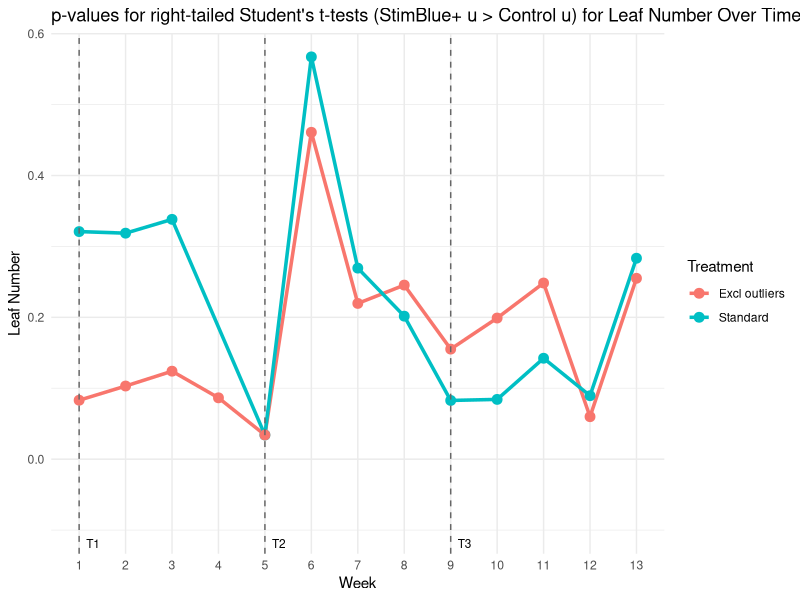
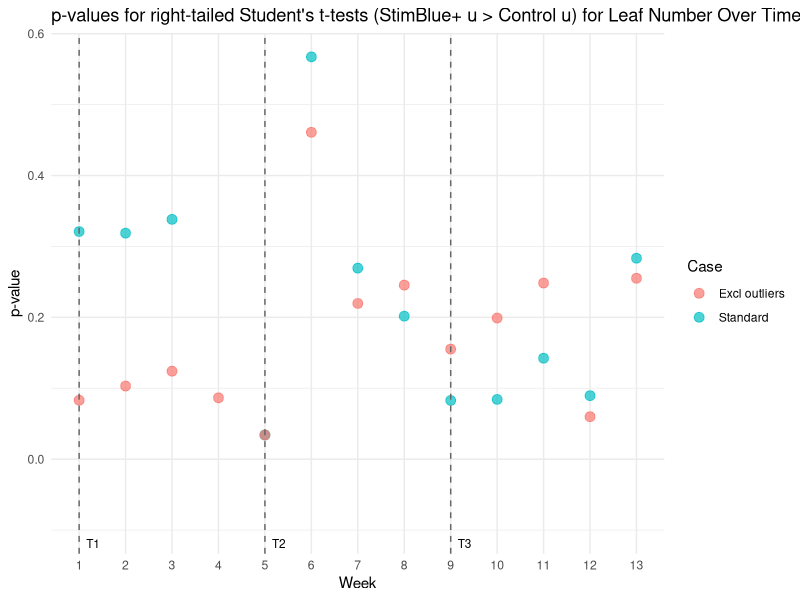
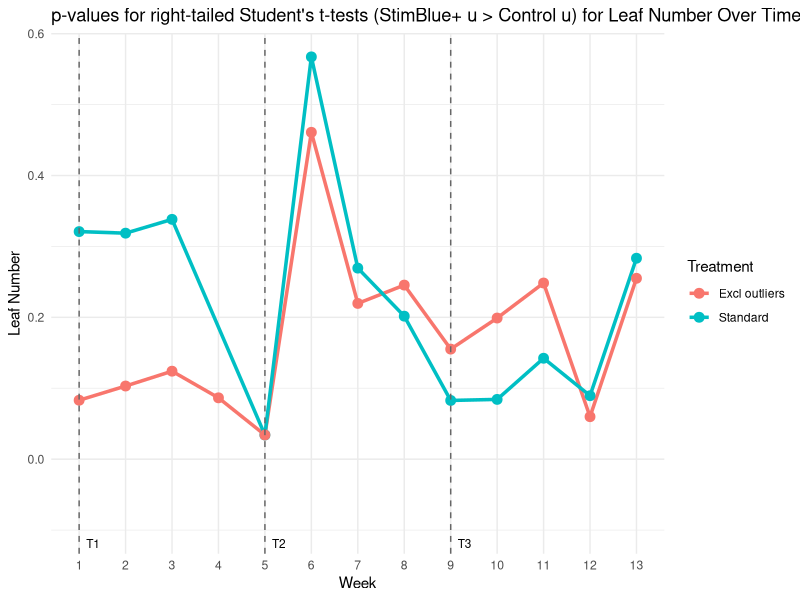
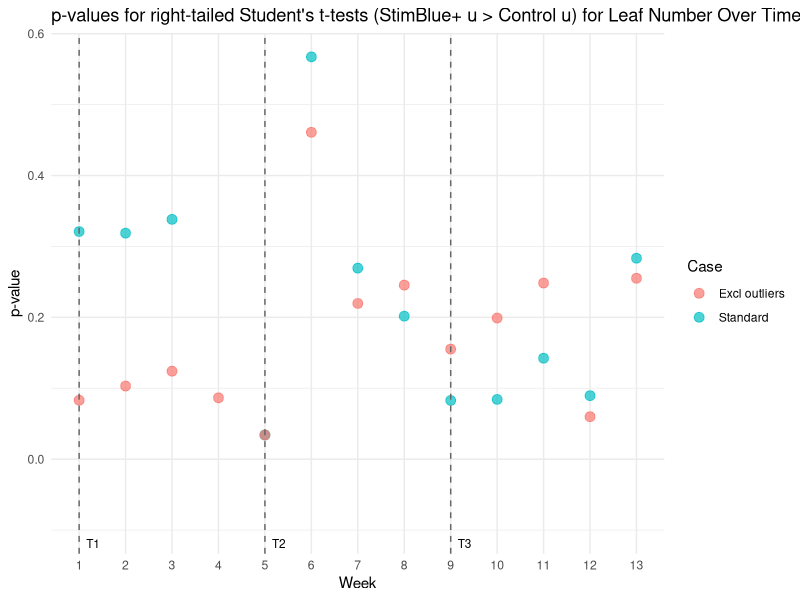

Source code (R) for these figures, in order:
# Load necessary packages
library(ggplot2)
library(dplyr)
library(tidyr)

setwd("C:/Users/User/OneDrive - Stellenbosch University/Desktop/Masters/")

# Set output directory (modify this to your desired location)
output_dir <- "data_visualization/agronomic/plots/salt_stress/compare_cases/"

# Read the data
data <- read.csv("data/salt_stress/compare_cases/LeafNumber_RT_SB_Ctrl.csv", header=TRUE, stringsAsFactors=FALSE, check.names = FALSE)
rownames(data) <- NULL
data
# Reshape data into long format
data_long <- data %>%
  pivot_longer(cols = c("Standard", "Excl outliers"), names_to = "Case", values_to = "Value")
data_long
# Remove rows where Value is empty
data_long <- data_long[!is.na(data_long$Value) & data_long$Value != "", ]

# Convert Week to a numeric factor to ensure correct ordering
data_long$Week <- factor(data_long$Week, levels = sort(unique(as.numeric(data_long$Week))), ordered = TRUE)

# Reset row numbering
rownames(data_long) <- NULL
data_long$Value <- as.numeric(data_long$Value)
data_long

p1 <- ggplot(data_long, aes(x = Week, y = Value, color = Case, group = Case)) +
  geom_line(linewidth = 1.2) +
  geom_point(size = 3) +
  labs(title = "p-values for right-tailed Student's t-tests (StimBlue+ u > Control u) for Leaf Number Over Time Comparing Standard vs Excl Outliers",
       x = "Week",
       y = "Leaf Number",
       color = "Treatment") +
  theme_minimal() +
  geom_vline(xintercept = c(1, 5, 9), linetype = "dashed", color = "grey40") +
  coord_cartesian(clip = "off") +
  annotate("text", x = 1, y = -0.1, label = "T1", vjust = 2, hjust = -0.5, angle = 0, size = 3) +
  annotate("text", x = 5, y = -0.1, label = "T2", vjust = 2, hjust = -0.5, angle = 0, size = 3) +
  annotate("text", x = 9, y = -0.1, label = "T3", vjust = 2, hjust = -0.5, angle = 0, size = 3)

# Print the line plot
print(p1)

# Save the line plot as a PNG file
ggsave(filename = paste0(output_dir, "LeafNumbers_line_plot.png"), plot = p1, width = 8, height = 6, dpi = 300)


# Create the scatter plot (without jitter)
p2 <- ggplot(data_long, aes(x = Week, y = Value, color = Case)) +
  geom_point(size = 3, alpha = 0.7) +
  labs(title = "p-values for right-tailed Student's t-tests (StimBlue+ u > Control u) for Leaf Number Over Time Comparing Standard vs Excl Outliers",
       x = "Week",
       y = "p-value",
       color = "Case") +
  theme_minimal() +
  geom_vline(xintercept = c(1, 5, 9), linetype = "dashed", color = "grey40") +
  coord_cartesian(clip = "off") +
  annotate("text", x = 1, y = -0.1, label = "T1", vjust = 2, hjust = -0.5, angle = 0, size = 3) +
  annotate("text", x = 5, y = -0.1, label = "T2", vjust = 2, hjust = -0.5, angle = 0, size = 3) +
  annotate("text", x = 9, y = -0.1, label = "T3", vjust = 2, hjust = -0.5, angle = 0, size = 3)

# Print and save the scatter plot (without jitter)
print(p2)
ggsave(filename = paste0(output_dir, "LeafNumbers_scatter_plot_exact.png"), plot = p2, width = 8, height = 6, dpi = 300)
